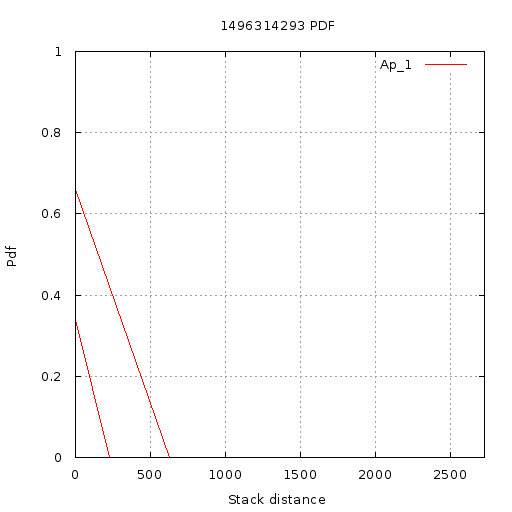

This figure's gnuplot source:
set terminal  png size 512,512 font 'Verdana, 10'
set title "1496314293 PDF"
set output '//home//cat//Documents//CACHE//Results//PlotData//Shared//1496314293//PDF//7//pdf.png'
set ylabel "Pdf"
set yrange [0:1]
set xlabel "Stack distance"
set xrange [1.000000:2725.000000]
set grid xtics ytics
plot '//home//cat//Documents//CACHE//Results//PlotData//Shared//1496314293//PDF//7//App_1.txt' using 1:2 with lines title 'Ap_1'
set terminal  png size 512,512 font 'Verdana, 10'
set title "1496314293 PDF"
set output '//home//cat//Documents//CACHE//Results//PlotData//Shared//1496314293//PDF//7//pdf.png'
set ylabel "Pdf"
set yrange [0:1]
set xlabel "Stack distance"
set xrange [1.000000:2725.000000]
set grid xtics ytics
plot '//home//cat//Documents//CACHE//Results//PlotData//Shared//1496314293//PDF//7//App_1.txt' using 1:2 with lines title 'Ap_1'
set terminal  png size 512,512 font 'Verdana, 10'
set title "1496314293 PDF"
set output '//home//cat//Documents//CACHE//Results//PlotData//Shared//1496314293//PDF//7//pdf.png'
set ylabel "Pdf"
set yrange [0:1]
set xlabel "Stack distance"
set xrange [1.000000:2725.000000]
set grid xtics ytics
plot '//home//cat//Documents//CACHE//Results//PlotData//Shared//1496314293//PDF//7//App_1.txt' using 1:2 with lines title 'Ap_1'
set terminal  png size 512,512 font 'Verdana, 10'
set title "1496314293 PDF"
set output '//home//cat//Documents//CACHE//Results//PlotData//Shared//1496314293//PDF//7//pdf.png'
set ylabel "Pdf"
set yrange [0:1]
set xlabel "Stack distance"
set xrange [1.000000:2725.000000]
set grid xtics ytics
plot '//home//cat//Documents//CACHE//Results//PlotData//Shared//1496314293//PDF//7//App_1.txt' using 1:2 with lines title 'Ap_1'
